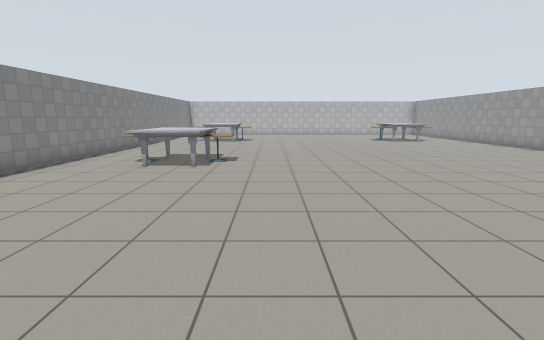
view 1 (above)

15 first-person views from a walk through a world built for the Gazebo simulator. The camera is 1.3 m above the floor, tilts 10° down and sees 85° across. The floor is counted in squares, 1 m on a side. Each view is taken from the middle of a square. On the plan, view 1 faces up. The plan holds only what a view shows up to about 13 squares ahead; the rest is blank. Simple patterns stand in for the simulator's built-in surfaces.

view 2
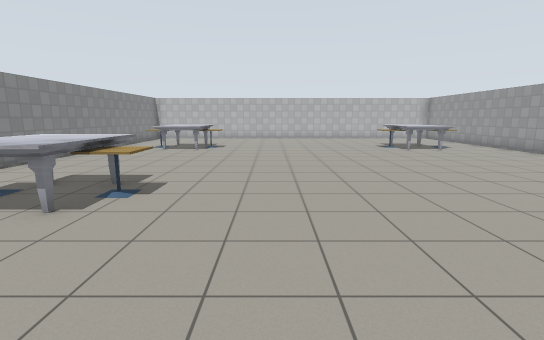

view 3
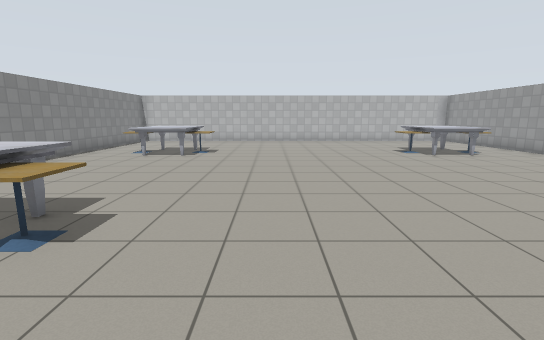

view 4
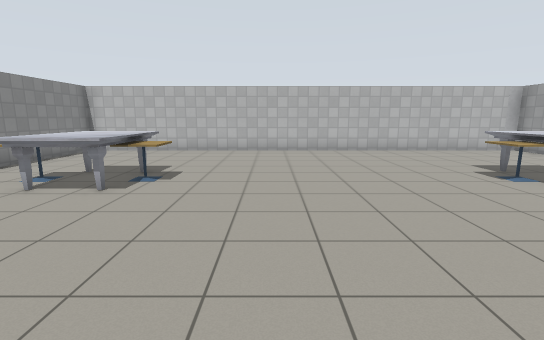

view 5
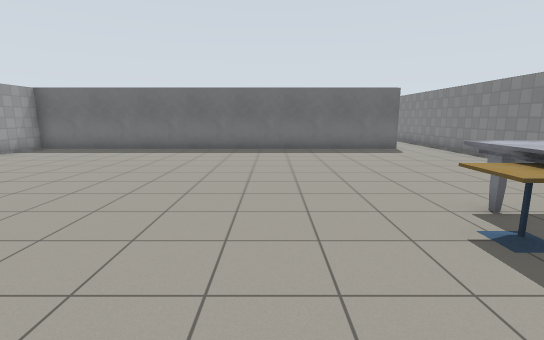

view 6
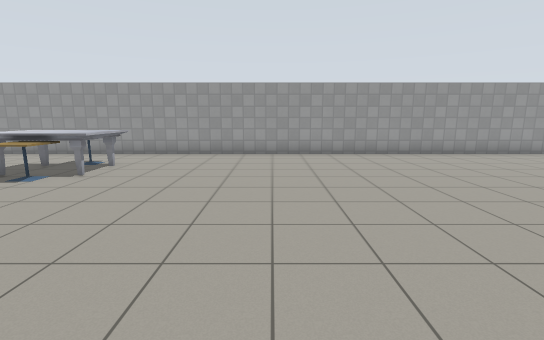

view 7
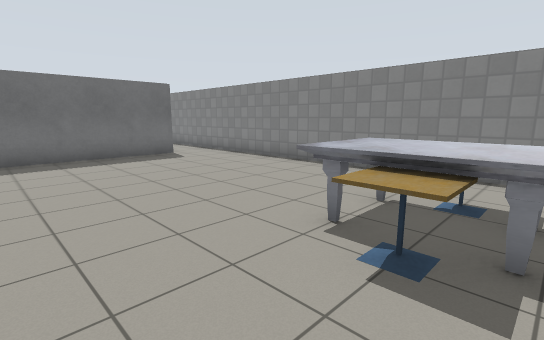

view 8
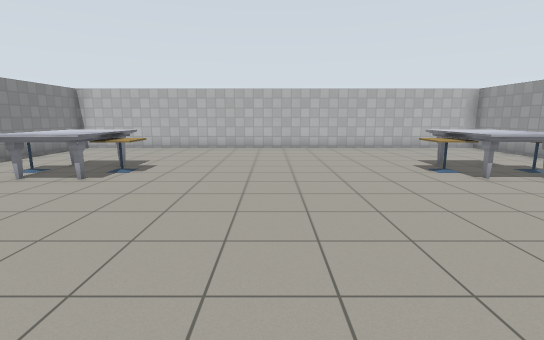

view 9
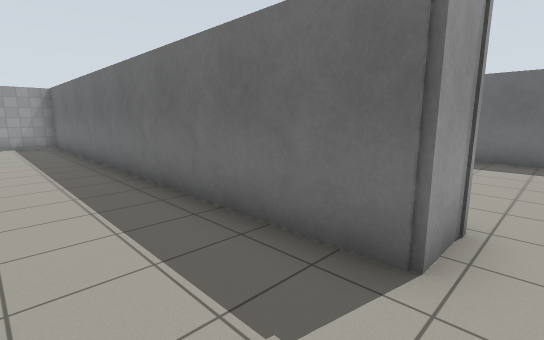

view 10
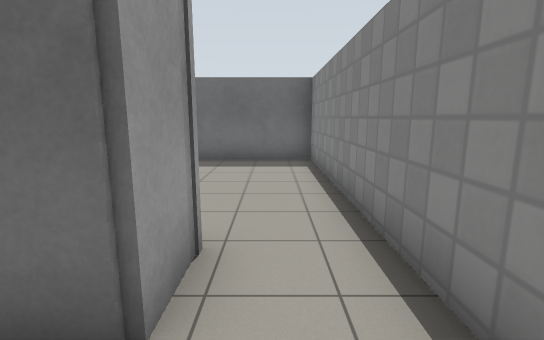

view 11
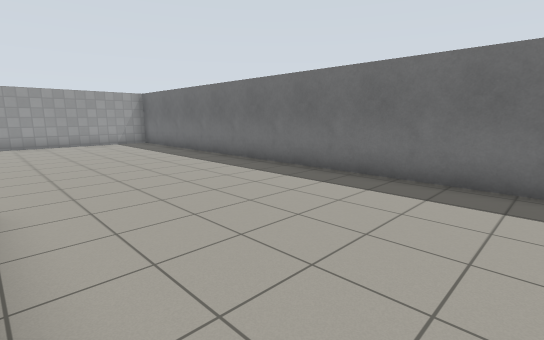

view 12
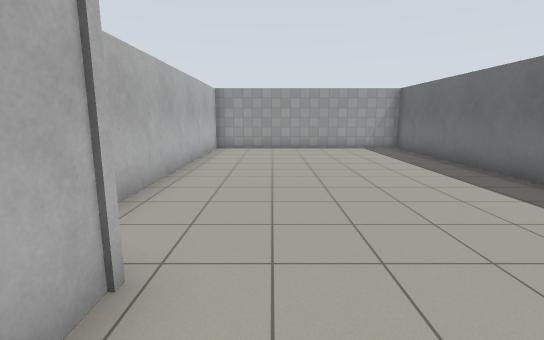

view 13
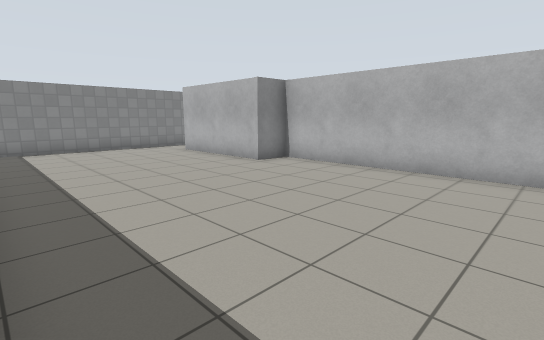

view 14
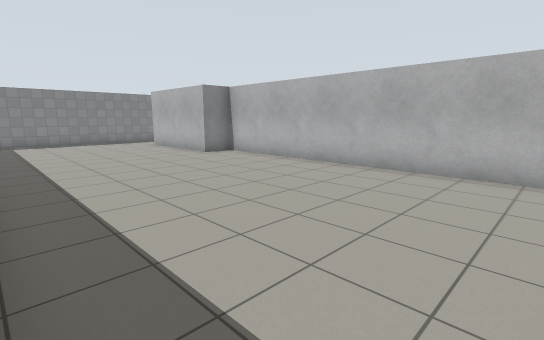

view 15
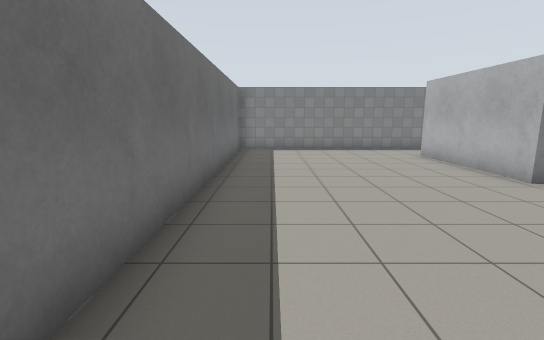

### Floor plan
Points are (right, up) in squares from view 1. A wall is a line through its corners. A room is listed if a view was taken in it or the views show most of it. See-through windows are left out.
Room 1 (views 1, 2, 3, 4, 5, 6, 7, 8, 9, 10)
walls: (-4.3, -0.5) (10.7, -0.5) (10.7, 22.9) (-6.2, 22.9) (-6.2, -0.6)
ways out: opening at (-5, -1.5) to room 2
objects: cafe table (-4, 9); cafe table (-4, 17); marble table (-3, 8) to (-2, 10); marble table (-3, 16) to (-2, 18); cafe table (-2, 9) to (-1, 9); cafe table (-2, 17) to (-2, 18); cafe table (6, 17); marble table (7, 16) to (8, 18); cafe table (8, 17) to (9, 18)
Room 2 (views 11, 12, 13, 14, 15)
walls: (-6.2, -0.6) (-6.2, -8.3) (10.7, -8.3) (10.7, -0.6) (0.2, -0.6) (0.2, -1.8) (-4.3, -1.8) (-4.3, -0.5)
ways out: opening at (-5, -1.5) to room 1

Where each view was taken, in squares from view 1:
view 1: 0 up, 0 right, facing up
view 2: 4 up, 1 right, facing up
view 3: 6 up, 1 right, facing up
view 4: 11 up, 1 right, facing up
view 5: 12 up, 1 right, facing down
view 6: 12 up, 0 right, facing right
view 7: 10 up, 1 right, facing down-left
view 8: 10 up, 2 right, facing up
view 9: 2 up, 5 left, facing down-right
view 10: 1 up, 5 left, facing down
view 11: 2 down, 5 left, facing down-right
view 12: 3 down, 2 left, facing right
view 13: 8 down, 7 right, facing up-left
view 14: 8 down, 10 right, facing up-left
view 15: 7 down, 6 right, facing left
